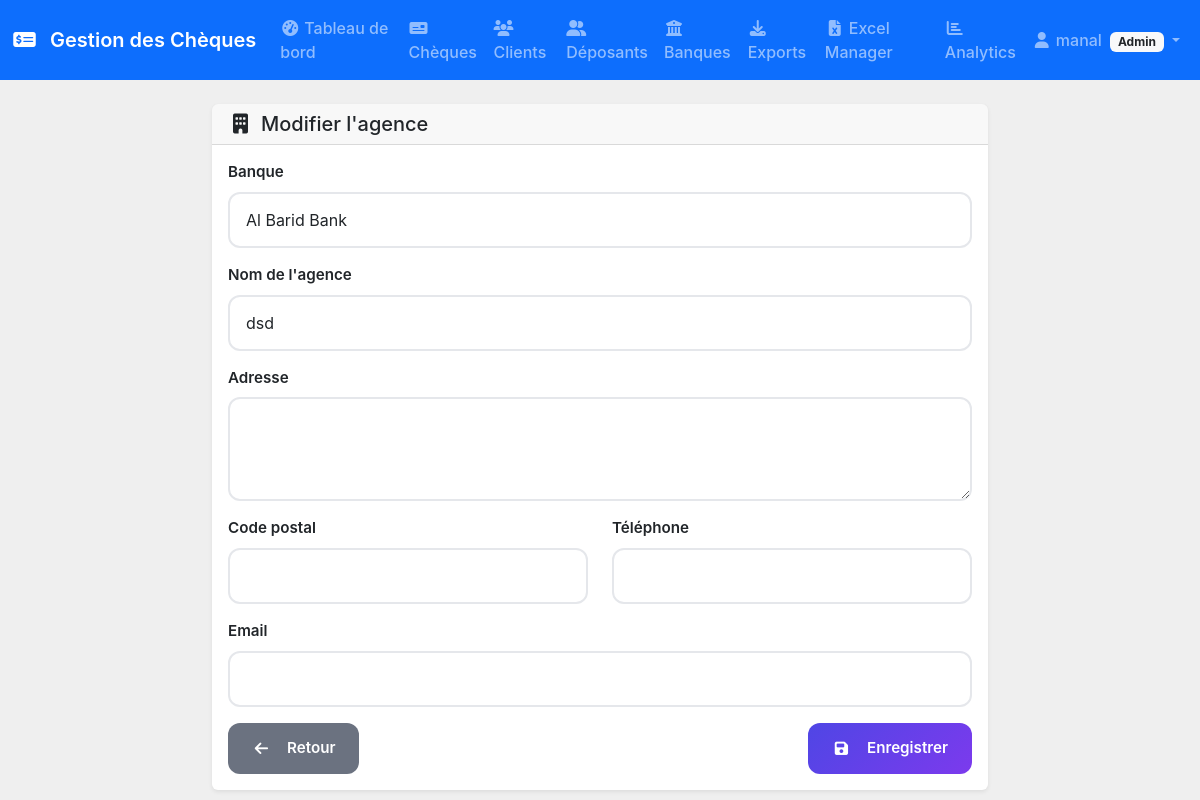
Page /banks/branches/1/edit (signed in) on the earlier database version.
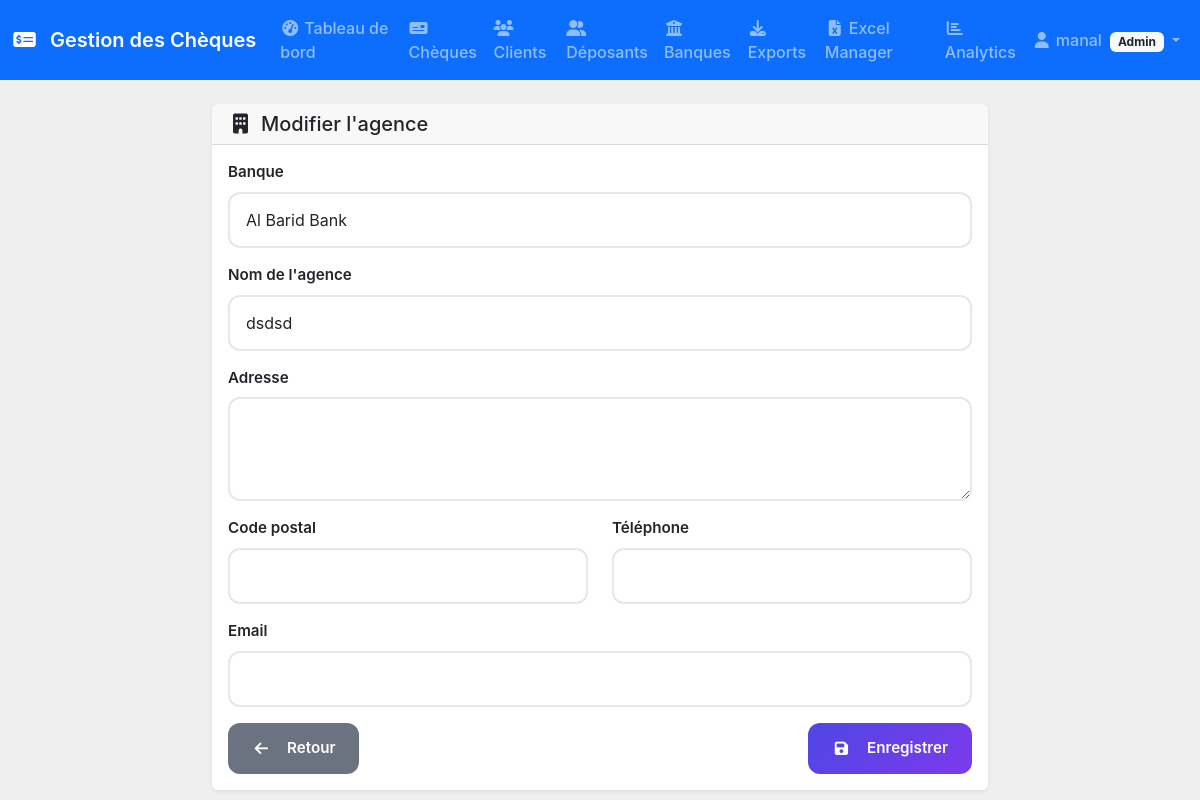
Same page on the later database version.
### models.py (models this page shows, shortened)
class Branch(db.Model):
    __tablename__ = 'branches'
    id = db.Column(db.Integer, primary_key=True)
    bank_id = db.Column(db.Integer, db.ForeignKey('banks.id'), nullable=False)
    name = db.Column(db.String(100), nullable=False)
    address = db.Column(db.Text)
    active = db.Column(db.Boolean, default=True, index=True)
    postal_code = db.Column(db.String(20))
    phone = db.Column(db.String(20))
    email = db.Column(db.String(120))
    created_at = db.Column(db.DateTime, default=datetime.utcnow)
    cheques = db.relationship('Cheque',
                             foreign_keys='Cheque.branch_id',
                             backref='branch',
                             lazy=True)
    deposited_cheques = db.relationship('Cheque',
                                       foreign_keys='Cheque.deposit_branch_id',
                                       backref='deposit_branch',
                                       lazy=True)

### routes/banks.py (the view, shortened to what this page needs)
@banks_bp.route('/branches/<int:id>/edit', methods=['GET', 'POST'])
@login_required
def edit_branch(id):
    if not check_admin_access():
        return redirect(url_for('banks.index'))
    branch = Branch.query.get_or_404(id)
    form = BranchForm(obj=branch)
    return render_template('banks/branch_form.html', form=form, title='Modifier l\'agence', branch=branch)

### forms.py
class BranchForm(FlaskForm):
    name = StringField('Nom de l\'agence', validators=[DataRequired(), Length(min=2, max=100)])
    address = TextAreaField('Adresse', validators=[Optional()])
    postal_code = StringField('Code postal', validators=[Optional(), Length(max=20)])
    phone = StringField('Téléphone', validators=[Optional(), Length(max=20)])
    email = StringField('Email', validators=[Optional(), Email(), Length(max=120)])

### routes/banks.py (called while the page is built)
def check_admin_access():
    if not current_user.is_authenticated or current_user.role != 'admin':
        flash('Accès refusé. Seuls les administrateurs peuvent gérer les banques.', 'danger')
        return False
    return True

### utils/security.py (called while the page is built)
    @staticmethod
    def validate_session_integrity():
        if 'user_id' in session:
            expected_signature = SessionSecurity._generate_session_signature()
            actual_signature = session.get('session_signature')
            if not hmac.compare_digest(str(expected_signature), str(actual_signature or '')):
                session.clear()
                return False
        return True

### templates/banks/branch_form.html (shortened to what this page needs)
{% extends "base.html" %}
{% block content %}
<div class="row justify-content-center">
    <div class="col-md-8">
        <div class="card">
            <div class="card-header">
                <h5 class="mb-0">
                    <i class="fas fa-building me-2"></i>{{ title }}
                </h5>
            </div>
            <div class="card-body">
                <form method="POST">
                    {% if branch is defined and branch.bank %}
                        <div class="mb-3">
                            <label class="form-label">Banque</label>
                            <input type="text" class="form-control" value="{{ branch.bank.name }}" readonly>
                        </div>
                    {% endif %}
                    <div class="mb-3">
                        {{ form.name.label(class="form-label") }}
                        {{ form.name(class="form-control") }}
                    </div>
                    {% if form.address is defined %}
                    <div class="mb-3">
                        {{ form.address.label(class="form-label") }}
                        {{ form.address(class="form-control", rows="3") }}
                    </div>
                    <div class="row">
                        <div class="col-md-6">
                            <div class="mb-3">
                                {{ form.postal_code.label(class="form-label") }}
                                {{ form.postal_code(class="form-control") }}
                            </div>
                        </div>
                        <div class="col-md-6">
                            <div class="mb-3">
                                {{ form.phone.label(class="form-label") }}
                                {{ form.phone(class="form-control") }}
                            </div>
                        </div>
                    </div>
                    <div class="mb-3">
                        {{ form.email.label(class="form-label") }}
                        {{ form.email(class="form-control") }}
                    </div>
                    {% endif %}
                    <div class="d-flex justify-content-between">
                        <a href="{{ url_for('banks.index') }}" class="btn btn-secondary">
                            <i class="fas fa-arrow-left me-2"></i>Retour
                        </a>
                        <button type="submit" class="btn btn-primary">
                            <i class="fas fa-save me-2"></i>Enregistrer
                        </button>
                    </div>
                </form>
            </div>
        </div>
    </div>
</div>
{% endblock %}

Differences in the rows shown:
changed Branch: name "dsd" → "dsdsd"
